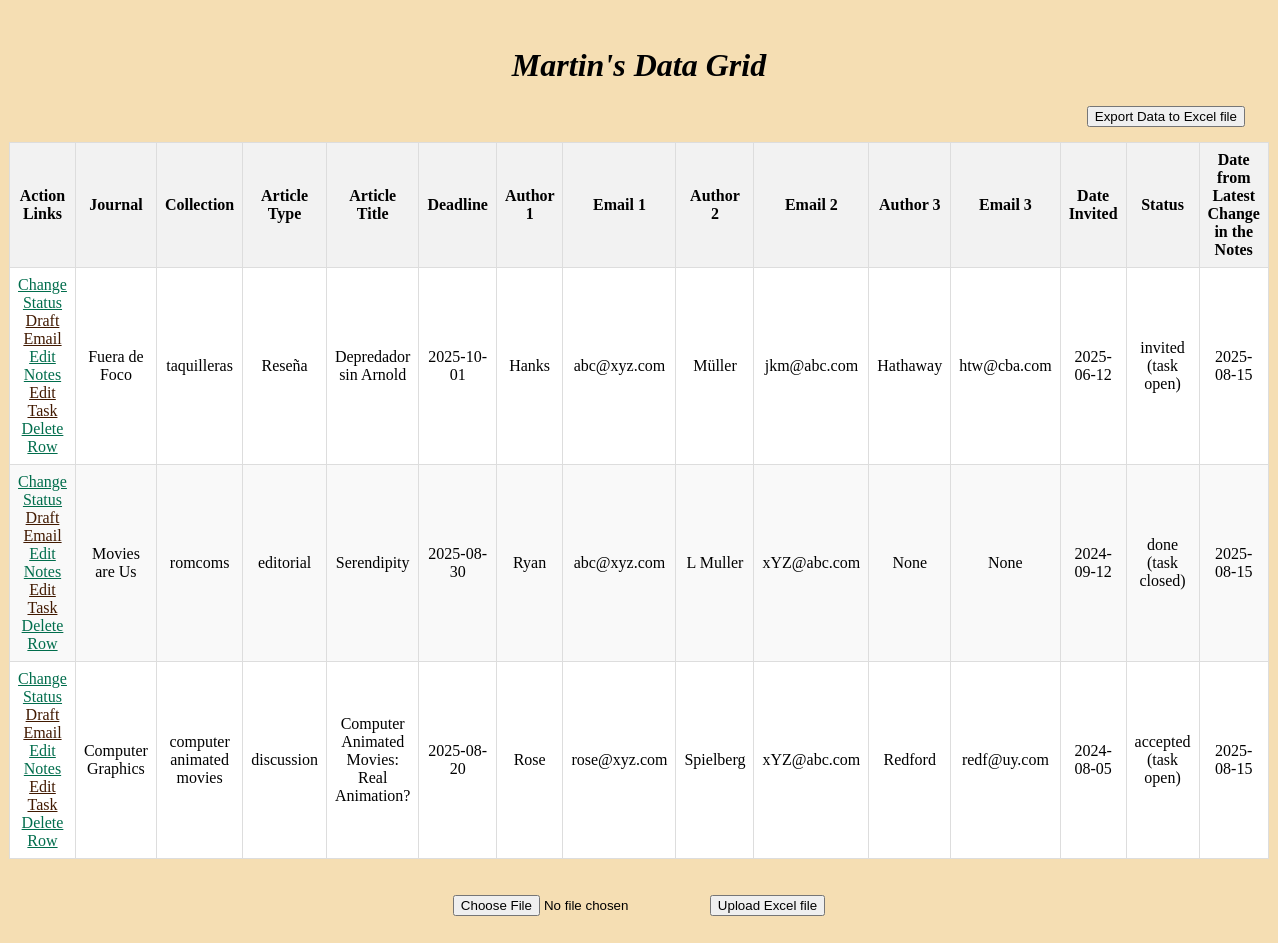
The page / on the database its author committed.
### app.py (models this page shows, shortened)
class Task(db.Model):
    id = db.Column(db.Integer, primary_key=True)
    journal = db.Column(db.String(100), nullable=False)
    collection = db.Column(db.String(50))
    type = db.Column(db.String(50))
    title = db.Column(db.String(120))
    deadline = db.Column(db.Date)
    author1 = db.Column(db.String(30))
    email1 = db.Column(db.String(30))
    author2 = db.Column(db.String(30))
    email2 = db.Column(db.String(30))
    author3 = db.Column(db.String(30))
    email3 = db.Column(db.String(30))
    date_invited = db.Column(db.Date)
    status = db.Column(db.String(30))
    last_change_in_notes = db.Column(db.Date)
    notes = db.Column(db.String(500))

### app.py (the view)
@app.route('/', methods=['POST', 'GET'])  # type: ignore
def index():
    if request.method == 'POST':
        my_file = request.files.get('file')
        if not my_file or my_file.filename == '':
            return ('No file selected!', 400)
        if my_file.filename.endswith('.xlsx'):  # type: ignore
            import_excel_to_db(my_file)
            return redirect('/')
    else:
        tasks = Task.query.all()
        return render_template('index.html', tasks=tasks)

### templates/index.html (shortened to what this page needs)
{% extends 'base.html' %}
{% block body %}
<div class="content">
    <br>
    <h1><i>Martin's Data Grid</i></h1>
    {% if tasks | length < 1 %}
    <h3>The grid is not populated. Please add a csv file.</h3>
    {% else %}
    <a href="{{ url_for('export_excel') }}">
        <button class="right-button">Export Data to Excel file</button>
    </a>
    <br><br>
    <table>
        <thead>
            <tr>
                <th>Action Links</th>
                <th>Journal</th>
                <th>Collection</th>
                <th>Article Type</th>
                <th>Article Title</th>
                <th>Deadline</th>
                <th>Author 1</th>
                <th>Email 1</th>
                <th>Author 2</th>
                <th>Email 2</th>
                <th>Author 3</th>
                <th>Email 3</th>
                <th>Date Invited</th>
                <th>Status</th>
                <th>Date from Latest Change in the Notes</th>
            </tr>
        </thead>
        <tbody>
            {% for task in tasks %}
            <tr>
                <td>
                    <a class='one' href="{{ url_for('change_status', id=task.id) }}">Change Status</a><br>
                    <a class='two' href="{{ url_for('select_template', task_id=task.id) }}">Draft Email</a><br>
                    <a class='one' href="{{ url_for('edit_notes', id=task.id) }}">Edit Notes</a><br>
                    <a class='two' href="{{ url_for('edit_task', task_id=task.id) }}">Edit Task</a><br>
                    <a class='one' href="{{ url_for('confirm_delete', id=task.id) }}">Delete Row</a>
                </td>
                <td>{{task.journal}}</td>
                <td>{{task.collection}}</td>
                <td>{{task.type}}</td>
                <td>{{task.title}}</td>
                <td>{{task.deadline}}</td>
                <td>{{task.author1}}</td>
                <td>{{task.email1}}</td>
                <td>{{task.author2}}</td>
                <td>{{task.email2}}</td>
                <td>{{task.author3}}</td>
                <td>{{task.email3}}</td>
                <td>{{task.date_invited}}</td>
                <td>{{task.status}}</td>
                <td>{{task.last_change_in_notes}}</td>
            </tr>
            {% endfor %}
        </tbody>
    </table>
    {% endif %}
    <br><br>
        <form style="display: inline-block;" method="post" enctype="multipart/form-data">
            <input type="file" name="file" accept=".xlsx" required>
            <button type="submit">Upload Excel file</button>
        </form>
</div>
<br><br><br>
{% endblock %}

### static/style.css (style rules this page uses)
body { background-color: wheat; }
.content { align-items: center; text-align: center; }
a.one:link { color: #006d4c; }
a.two:link { color: #411900; }
table { background-color: white; border-collapse: collapse; width: 98%; margin-left: auto; margin-right: auto; }
th, td { border: 1px solid #dddddd; text-align: center; padding: 8px; }
th { background-color: #f2f2f2; font-weight: bold; text-align: center; }
tr:nth-child(even) { background-color: #f9f9f9; }
.right-button { margin-right: 25px; float: right; }

### rows shown on the page
Task: journal "Fuera de Foco", collection "taquilleras", type "Reseña", title "Depredador sin Arnold", deadline "2025-10-01", author1 "Hanks", email1 "abc@xyz.com", author2 "Müller", email2 "jkm@abc.com", author3 "Hathaway", email3 "htw@cba.com", date_invited "2025-06-12", status "invited (task open)", last_change_in_notes "2025-08-15"
Task: journal "Movies are Us", collection "romcoms", type "editorial", title "Serendipity", deadline "2025-08-30", author1 "Ryan", email1 "abc@xyz.com", author2 "L Muller", email2 "xYZ@abc.com", author3 "None", email3 "None", date_invited "2024-09-12", status "done (task closed)", last_change_in_notes "2025-08-15"
Task: journal "Computer Graphics", collection "computer animated movies", type "discussion", title "Computer Animated Movies: Real Animation?", deadline "2025-08-20", author1 "Rose", email1 "rose@xyz.com", author2 "Spielberg", email2 "xYZ@abc.com", author3 "Redford", email3 "redf@uy.com", date_invited "2024-08-05", status "accepted (task open)", last_change_in_notes "2025-08-15"
